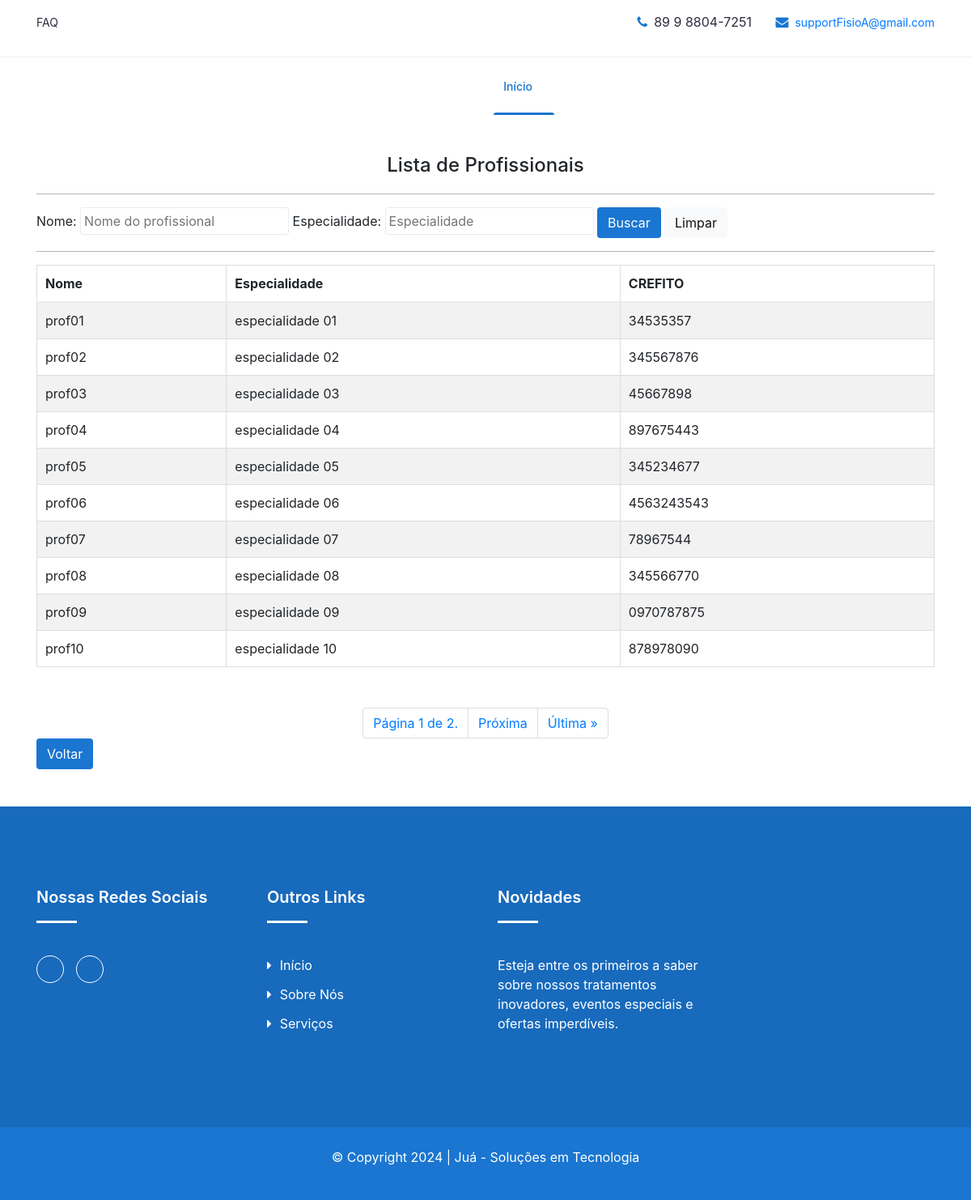
Page /clients/profissionais_lista/ on the committed database.
### clients/models.py (models this page shows, shortened)
class Profissional(models.Model):
    user = models.OneToOneField(User, on_delete=models.CASCADE)
    telefone = models.CharField(max_length=15)
    endereco = models.CharField(max_length=255)
    crefito = models.CharField(max_length=20, blank=True, null=True)
    especialidade = models.CharField(max_length=255, blank=True, null=True)
    image = models.ImageField(
        upload_to=prof_directory_path, blank=True, null=True)

### clients/views.py (the view)
# urls.py: path('profissionais_lista/', views.profissionais_lista,
def profissionais_lista(request):
    txt_nome = request.GET.get('nome')
    txt_especialidade = request.GET.get('especialidade')
    clients_profissional_list = Profissional.objects.all()
    if txt_nome:
        clients_profissional_list = clients_profissional_list.filter(user__username__icontains=txt_nome)
    if txt_especialidade:
        clients_profissional_list = clients_profissional_list.filter(especialidade__icontains=txt_especialidade)
    clients_profissional_list = clients_profissional_list.order_by('user__username')
    paginator = Paginator(clients_profissional_list, 10)  # 10 profissional por página
    page = request.GET.get('page')
    try:
        clients_profissional = paginator.page(page)
    except PageNotAnInteger:
        clients_profissional = paginator.page(1)
    except EmptyPage:
        clients_profissional = paginator.page(paginator.num_pages)
    return render(request, 'profissionais_lista.html', {
        'clients_profissional': clients_profissional})

### clients/templates/profissionais_lista.html (shortened to what this page needs)
{% load static %}
<!doctype html>
<html class="no-js" lang="zxx">
<head>
    <link rel="stylesheet" href="{% static 'css/profissionais_lista.css' %}">
    <link rel="stylesheet" href="{% static 'css/nice-select.css' %}">
    <link rel="stylesheet" href="{% static 'css/font-awesome.min.css' %}">
    <link rel="stylesheet" href="{% static 'css/icofont.css' %}">
    <link rel="stylesheet" href="{% static 'css/slicknav.min.css' %}">
    <link rel="stylesheet" href="{% static 'css/owl-carousel.css' %}">
    <link rel="stylesheet" href="{% static 'css/datepicker.css' %}">
    <link rel="stylesheet" href="{% static 'css/animate.min.css' %}">
    <link rel="stylesheet" href="{% static 'css/magnific-popup.css' %}">
    <link rel="stylesheet" href="{% static 'css/normalize.css' %}">
    <link rel="stylesheet" href="{% static 'style.css' %}">
    <link rel="stylesheet" href="{% static 'css/responsive.css' %}">
    <link rel="stylesheet" href="{% static 'css/bootstrap.min.css' %}">
</head>
<body>
    <header class="header">
        <div class="topbar">
            <div class="container">
                <div class="row">
                    <div class="col-lg-6 col-md-5 col-12">
                        <ul class="top-link">
                            <li><a href="#">FAQ</a></li>
                        </ul>
                    </div>
                    <div class="col-lg-6 col-md-7 col-12">
                        <ul class="top-contact">
                            <li><i class="fa fa-phone"></i>89 9 8804-7251</li>
                            <li><i class="fa fa-envelope"></i><a href="mailto:supportFisioA@gmail.com">supportFisioA@gmail.com</a>
                            </li>
                        </ul>
                    </div>
                </div>
            </div>
        </div>
        <div class="header-inner">
            <div class="container">
                <div class="inner">
                    <div class="row">
                        <div class="col-lg-3 col-md-3 col-12">
                        </div>
                        <div class="col-lg-7 col-md-9 col-12">
                            <div class="main-menu">
                                <nav class="navigation">
                                    <ul class="nav menu">
                                       <li class="active"><a href="#">Início <i class="icofont-rounded-down"></i></a>
										</li>
                                    </ul>
                                </nav>
                            </div>
                        </div>
                    </div>
                </div>
            </div>
        </div>
    </header>
    <div class="container">
        <br></br>
        <section class="clients_info">
            <div class="column">
                <h2>Lista de Profissionais</h2>
                <hr>
                <form action="?" method="GET">
                    <label for="nome"> Nome:</label>
                    <input type="text" name="nome" id="" value="{{ request.GET.nome }}" class="p-1 border" autocomplete="off" placeholder="Nome do profissional">
                    <label for="especialidade"> Especialidade:</label>
                    <input type="text" name="especialidade" id="" value="{{ request.GET.especialidade }}" class="p-1 border" autocomplete="off" placeholder="Especialidade">
                    <button type="submit" class="btn btn-login">Buscar</button>
                    <a href="{% url 'profissionais_lista' %}" class="btn btn-light">Limpar</a>
                </form>
                <hr>
                <div class="table table-responsive">
                    <table class="table table-striped">
                        <thead>
                            <tr>
                                <th>Nome</th>
                                <th>Especialidade</th>
                                <th>CREFITO</th>
                            </tr>
                        </thead>
                        <tbody>
                            {% for prof in clients_profissional %}
                            <tr>
                                <td>{{prof.user.username}}</td>
                                <td>{{prof.especialidade}}</td>
                                <td>{{prof.crefito}}</td>
                            </tr>
                            {% empty %}
                            <tr>
                                <td colspan="3"> Nenhum profissional registrado </td>
                            </tr>
                            {% endfor %}
                        </tbody>
                    </table>
                    <ul class="pagination justify-content-center">
                        <li class="page-item">
                            <span class="page-link">Página {{ clients_profissional.number }} de {{ clients_profissional.paginator.num_pages }}.</span>
                        </li>
                        {% if clients_profissional.has_next %}
                            <li class="page-item">
                                <a class="page-link" href="?page={{ clients_profissional.next_page_number }}">Próxima</a>
                            </li>
                            <li class="page-item">
                                <a class="page-link" href="?page={{ clients_profissional.paginator.num_pages }}">Última &raquo;</a>
                            </li>
                        {% endif %}
                    </ul>
                    <a href="{% url 'index' %}" class="btn btn-login">Voltar</a>
                </div>
            </div>
        </section>
    </div>
		<footer id="footer" class="footer ">
			<div class="footer-top">
				<div class="container">
					<div class="row">
						<div class="col-lg-3 col-md-6 col-12">
							<div class="single-footer">
								 <h2>Nossas redes sociais</h2>
								<ul class="social">
									<li><a href="#"><i class="icofont-instagram"></i></a></li>
									<li><a href="#"><i class="icofont-linkedin"></i></a></li>
								</ul>
							</div>
						</div>
						<div class="col-lg-3 col-md-6 col-12">
							<div class="single-footer f-link">
								<h2>Outros links</h2>
								<div class="row">
									<div class="col-lg-6 col-md-6 col-12">
										<ul>
											<li><a href="#"><i class="fa fa-caret-right" aria-hidden="true"></i>Início</a></li>
											<li><a href="#sobre-nos"><i class="fa fa-caret-right" aria-hidden="true"></i>Sobre nós</a></li>
											<li><a href="#"><i class="fa fa-caret-right" aria-hidden="true"></i>Serviços</a></li>
										</ul>
									</div>
								</div>
							</div>
						</div>
						<div class="col-lg-3 col-md-6 col-12">
							<div class="single-footer">
								<h2>Novidades</h2>
								<p>Esteja entre os primeiros a saber sobre nossos tratamentos inovadores, eventos especiais e ofertas imperdíveis.</p>
							</div>
						</div>
					</div>
				</div>
			</div>
			<div class="copyright">
				<div class="container">
					<div class="row">
						<div class="col-lg-12 col-md-12 col-12">
							<div class="copyright-content">
								<p>© Copyright 2024  |  Juá - Soluções em Tecnologia </p>
							</div>
						</div>
					</div>
				</div>
			</div>
		</footer>
</body>
</html>

### clients/static/css/profissionais_lista.css (style rules this page uses)
.clients_info { display: flex; flex-direction: column; align-items: center; }
.clients_info .column { width: 100%; margin-bottom: 30px; }
.clients_info h2 { margin-bottom: 20px; font-size: 24px; text-align: center; }
.clients_info table { width: 100%; border-collapse: collapse; }
.clients_info table th, .clients_info table td { padding: 10px; border: 1px solid #ddd; }

### clients/static/style.css (style rules this page uses)
body { font-family: 'Poppins', sans-serif; font-weight: 400; font-size:14px; color:#888; }
.header { background-color:#fff; position:relative; }
.header .topbar { background-color:#fff; border-bottom:1px solid #eee; }
.header .topbar { padding:15px 0; }
.header .top-link { float:left; }
.header .top-link li { display:inline-block; margin-right:15px; }
.header .top-link li:last-child { margin-right:0px; }
.header .top-link li a { color:#2C2D3F; font-size:14px; font-weight:400; }
.header .top-contact { float:right; }
.header .top-contact li { display:inline-block; margin-right:25px; color:#2C2D3F; }
.header .top-contact li:last-child { margin-right:0; }
.header .top-contact li a { font-size:14px; }
.header .top-contact li i { color:#1A76D1; margin-right:8px; }
.header .header-inner { background:#fff; z-index:999; width:100%; }
.header .nav li { margin-right: 15px; float: left; position:relative; }
.header .nav li:last-child { margin:0; }
.header .nav li a { color: #2C2D3F; font-size: 14px; font-weight: 500; text-transform: capitalize; padding: 25px 12px; position: relative; display: inline-block; position:relative; }
.header .nav li a::before { position: absolute; content: ""; left: 0; bottom: 0; height: 3px; width:0%; background: #1A76D1; border-radius: 5px 5px 0 0; opacity:0; visibility:hidden; -webkit-transition:all 0.4s ease; -moz-transition:all 0.4s ease; transition:all 0.4s ease; }
.header .nav li.active a:before { opacity:1; visibility:visible; width: 100%; }
.header .nav li.active a { color:#1A76D1; }
.header .nav li a i { display: inline-block; margin-left: 1px; font-size: 13px; }
.header-inner nav ul { list-style: none; margin: 0; padding: 0; display: flex; justify-content: center; }
.header-inner nav ul li { margin: 0 15px; }
.header-inner nav ul li a { color: white; text-decoration: none; }
.footer { position:relative; }
.footer .footer-top { padding:100px 0px; position:relative; background:#1A76D1; }
.footer .footer-top:before { position:absolute; content:""; left:0; top:0; height:100%; width:100%; background:#000; opacity:0.1; }
.footer .single-footer .social { margin-top:25px; }
.footer .single-footer .social li { display:inline-block; margin-right:10px; }
.footer .single-footer .social li:last-child { margin-right:0px; }
.footer .single-footer .social li a { height: 34px; width: 34px; line-height: 34px; text-align: center; border: 1px solid #fff; text-align: center; padding: 0; border-radius: 100%; display: block; color:#fff; font-size: 16px; }
.footer .single-footer.f-link li a i { margin-right:10px; }
.footer .single-footer.f-link li { display:block; margin-bottom:12px; }
.footer .single-footer.f-link li:last-child { margin:0; }
.footer .single-footer.f-link li a { display: block; color: #fff; text-transform: capitalize; -webkit-transition: all 0.4s ease; -moz-transition: all 0.4s ease; transition: all 0.4s ease; font-weight: 400; }
.footer .single-footer h2 { color:#fff; font-size:20px; font-weight:600; text-transform:capitalize; margin-bottom:40px; padding-bottom:20px; text-transform:capitalize; position:relative; }
.footer .single-footer h2::before { position: absolute; content: ""; left: 0; bottom: 0px; height: 3px; width: 50px; background: #fff; }
.footer .single-footer p { color:#fff; }
.footer .copyright { background:#1A76D1; padding:25px 0px 25px 0px; text-align:center; }
.footer .copyright .copyright-content p { color:#fff; }

### rows in the picture
Profissional: user.username "prof01", especialidade "especialidade 01", crefito "34535357"
Profissional: user.username "prof02", especialidade "especialidade 02", crefito "345567876"
Profissional: user.username "prof03", especialidade "especialidade 03", crefito "45667898"
Profissional: user.username "prof04", especialidade "especialidade 04", crefito "897675443"
Profissional: user.username "prof05", especialidade "especialidade 05", crefito "345234677"
Profissional: user.username "prof06", especialidade "especialidade 06", crefito "4563243543"
Profissional: user.username "prof07", especialidade "especialidade 07", crefito "78967544"
Profissional: user.username "prof08", especialidade "especialidade 08", crefito "345566770"
Profissional: user.username "prof09", especialidade "especialidade 09", crefito "0970787875"
Profissional: user.username "prof10", especialidade "especialidade 10", crefito "878978090"

### other values in the picture
{{ clients_profissional.number }} "1"
{{ clients_profissional.paginator.num_pages }} "2"
